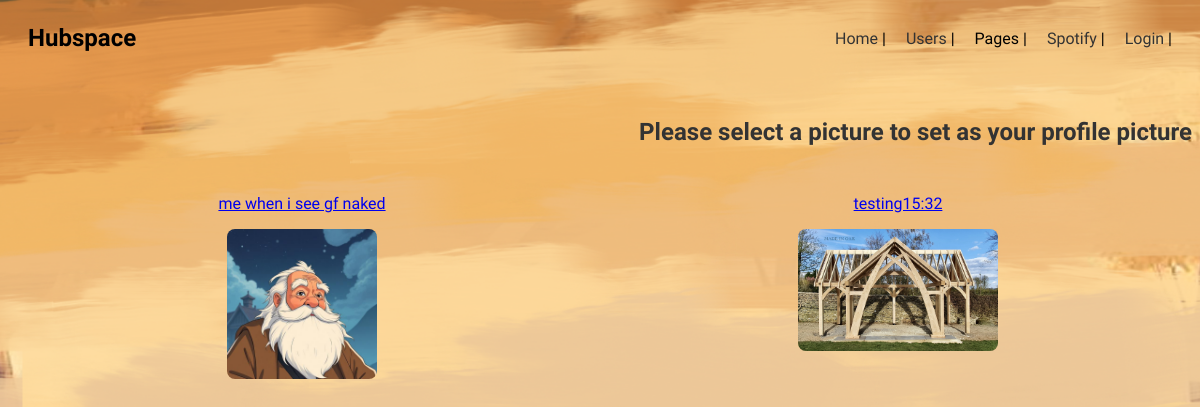
Screenshot of /hub/profile/1/pictures/ with the database file from the repository.
### hubspace/models.py (models this page shows, shortened)
class Picture(models.Model):
    file = models.ImageField(upload_to='pictures/')
    datePublished = models.DateTimeField("date published", auto_now_add=True)
    caption = models.CharField(max_length=100)
    post = models.OneToOneField(Post, related_name='picture', on_delete=models.CASCADE, blank = True, null=True)
    author = models.ForeignKey(Profile, related_name='pictures', on_delete=models.CASCADE, null=True) # change null=True in production env

### hubspace/views.py (the view)
# urls.py: path('profile/<int:id>/pictures/', views.profile_pictures, name='profile_pictures'),
def profile_pictures(request, id):
    profile = get_object_or_404(Profile, id=id)
    pictures = profile.pictures.all()
    context = {'pictures' : pictures, 'profile' : profile}
    return render(request, 'hubspace/profile_picture_set.html', context)

### hubspace/templates/hubspace/profile_picture_set.html
{% extends "hubspace/base.html" %}
{% load static %}
{% block content %}
    <h1 class="page-subtitle">Please select a picture to set as your profile picture</h1>
    <div class="pictures-container">
        {% for picture in pictures %}
            <div class="picture">
                <a href = "{% url 'hubspace:set_profile_picture' profile.id picture.id %}">
                    <p>{{ picture.caption }}</p>
                    <img src="{{ picture.file.url }}">
                </a>
            </div>
        {% endfor %}
    </div>
{% endblock content %}

### static/hubspace/css/style.css (style rules this page uses)
.default-background { background-image: url("../images/backgroundmuted.png"); background-size: cover; background-position: center center; background-repeat: no-repeat; height: 100vh; }
body { font-family: 'Judson', serif; }
.page-subtitle { font-size: 24px; text-align: right; color: #333; margin-top: 50px; }
.pictures-container { display: flex; justify-content: space-around; flex-wrap: wrap; gap: 0.5rem; padding: 0.5rem 0; text-align: center; }
.picture { flex: 1 1 250px; max-width: 200px; max-height: 200px; background-color: #f9f9f900; border-radius: 8px; padding: 0.5rem; transition: transform 0.3s ease, box-shadow 0.3s ease; animation: fadeInScale 0.8s ease forwards; opacity: 0; }
.picture img { max-width: 100%; max-height: 150px; border-radius: 8px; object-fit: cover; }

### rows the page displays
Picture: caption "me when i see gf naked", file (picture)
Picture: caption "testing15:32", file (picture)
